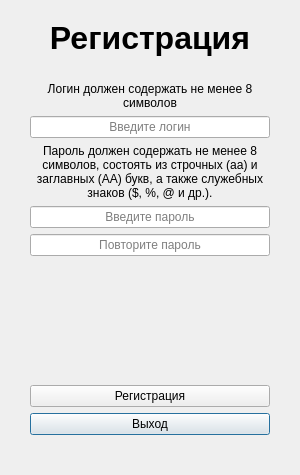
<?xml version="1.0" encoding="UTF-8"?>
<ui version="4.0">
 <class>RegistrationWindow</class>
 <widget class="QDialog" name="RegistrationWindow">
  <property name="geometry">
   <rect>
    <x>0</x>
    <y>0</y>
    <width>300</width>
    <height>475</height>
   </rect>
  </property>
  <property name="windowTitle">
   <string>Dialog</string>
  </property>
  <layout class="QVBoxLayout" name="verticalLayout">
   <item>
    <widget class="QWidget" name="Widget" native="true">
     <layout class="QGridLayout" name="gridLayout">
      <item row="8" column="1">
       <spacer name="verticalSpacer">
        <property name="orientation">
         <enum>Qt::Vertical</enum>
        </property>
        <property name="sizeHint" stdset="0">
         <size>
          <width>20</width>
          <height>40</height>
         </size>
        </property>
       </spacer>
      </item>
      <item row="0" column="0" colspan="3">
       <widget class="QLabel" name="label">
        <property name="font">
         <font>
          <pointsize>24</pointsize>
          <bold>true</bold>
         </font>
        </property>
        <property name="text">
         <string>Регистрация</string>
        </property>
        <property name="alignment">
         <set>Qt::AlignCenter</set>
        </property>
       </widget>
      </item>
      <item row="4" column="1">
       <widget class="QLineEdit" name="lineLogin">
        <property name="focusPolicy">
         <enum>Qt::StrongFocus</enum>
        </property>
        <property name="alignment">
         <set>Qt::AlignCenter</set>
        </property>
        <property name="placeholderText">
         <string>Введите логин</string>
        </property>
        <property name="clearButtonEnabled">
         <bool>true</bool>
        </property>
       </widget>
      </item>
      <item row="10" column="1">
       <widget class="QPushButton" name="btnCancel">
        <property name="cursor">
         <cursorShape>PointingHandCursor</cursorShape>
        </property>
        <property name="text">
         <string>Выход</string>
        </property>
       </widget>
      </item>
      <item row="9" column="2">
       <spacer name="horizontalSpacer_2">
        <property name="orientation">
         <enum>Qt::Horizontal</enum>
        </property>
        <property name="sizeHint" stdset="0">
         <size>
          <width>40</width>
          <height>20</height>
         </size>
        </property>
       </spacer>
      </item>
      <item row="7" column="1">
       <widget class="QLineEdit" name="linePassword2">
        <property name="focusPolicy">
         <enum>Qt::StrongFocus</enum>
        </property>
        <property name="text">
         <string/>
        </property>
        <property name="echoMode">
         <enum>QLineEdit::Password</enum>
        </property>
        <property name="alignment">
         <set>Qt::AlignCenter</set>
        </property>
        <property name="placeholderText">
         <string>Повторите пароль</string>
        </property>
        <property name="clearButtonEnabled">
         <bool>true</bool>
        </property>
       </widget>
      </item>
      <item row="5" column="1">
       <widget class="QLabel" name="label_2">
        <property name="sizePolicy">
         <sizepolicy hsizetype="Preferred" vsizetype="Preferred">
          <horstretch>0</horstretch>
          <verstretch>0</verstretch>
         </sizepolicy>
        </property>
        <property name="text">
         <string>Пароль должен содержать не менее 8 символов, состоять из строчных (aa) и заглавных (AA) букв, а также служебных знаков ($, %, @ и др.).</string>
        </property>
        <property name="scaledContents">
         <bool>false</bool>
        </property>
        <property name="alignment">
         <set>Qt::AlignCenter</set>
        </property>
        <property name="wordWrap">
         <bool>true</bool>
        </property>
       </widget>
      </item>
      <item row="11" column="1">
       <widget class="QLabel" name="label_4">
        <property name="text">
         <string/>
        </property>
       </widget>
      </item>
      <item row="2" column="1">
       <widget class="QLabel" name="label_3">
        <property name="minimumSize">
         <size>
          <width>200</width>
          <height>0</height>
         </size>
        </property>
        <property name="text">
         <string/>
        </property>
       </widget>
      </item>
      <item row="9" column="0">
       <spacer name="horizontalSpacer">
        <property name="orientation">
         <enum>Qt::Horizontal</enum>
        </property>
        <property name="sizeHint" stdset="0">
         <size>
          <width>40</width>
          <height>20</height>
         </size>
        </property>
       </spacer>
      </item>
      <item row="6" column="1">
       <widget class="QLineEdit" name="linePassword">
        <property name="focusPolicy">
         <enum>Qt::StrongFocus</enum>
        </property>
        <property name="echoMode">
         <enum>QLineEdit::Password</enum>
        </property>
        <property name="alignment">
         <set>Qt::AlignCenter</set>
        </property>
        <property name="placeholderText">
         <string>Введите пароль</string>
        </property>
        <property name="clearButtonEnabled">
         <bool>true</bool>
        </property>
       </widget>
      </item>
      <item row="9" column="1">
       <widget class="QPushButton" name="btnRegistration">
        <property name="cursor">
         <cursorShape>PointingHandCursor</cursorShape>
        </property>
        <property name="text">
         <string>Регистрация</string>
        </property>
       </widget>
      </item>
      <item row="3" column="1">
       <widget class="QLabel" name="label_5">
        <property name="text">
         <string>Логин должен содержать не менее 8 символов</string>
        </property>
        <property name="alignment">
         <set>Qt::AlignCenter</set>
        </property>
        <property name="wordWrap">
         <bool>true</bool>
        </property>
       </widget>
      </item>
     </layout>
    </widget>
   </item>
  </layout>
 </widget>
 <resources/>
 <connections/>
</ui>
